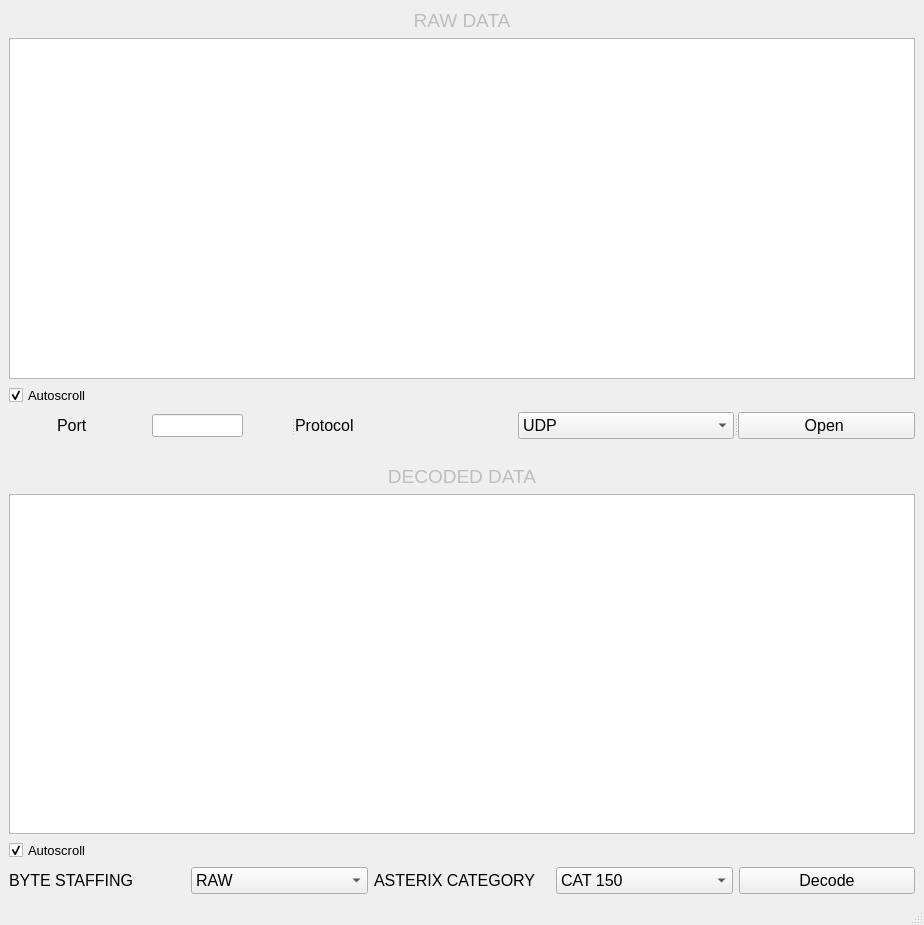
<?xml version="1.0" encoding="UTF-8"?>
<ui version="4.0">
 <class>Astracer</class>
 <widget class="QMainWindow" name="Astracer">
  <property name="geometry">
   <rect>
    <x>0</x>
    <y>0</y>
    <width>924</width>
    <height>925</height>
   </rect>
  </property>
  <property name="font">
   <font>
    <pointsize>10</pointsize>
   </font>
  </property>
  <property name="windowTitle">
   <string>ASTRACER</string>
  </property>
  <property name="windowIcon">
   <iconset>
    <normaloff>../../Downloads/bills.png</normaloff>../../Downloads/bills.png</iconset>
  </property>
  <widget class="QWidget" name="centralwidget">
   <layout class="QVBoxLayout" name="verticalLayout_3">
    <item>
     <layout class="QVBoxLayout" name="verticalLayout_4"/>
    </item>
    <item>
     <layout class="QVBoxLayout" name="verticalLayout_2">
      <item>
       <widget class="QLabel" name="label">
        <property name="enabled">
         <bool>false</bool>
        </property>
        <property name="font">
         <font>
          <pointsize>14</pointsize>
         </font>
        </property>
        <property name="text">
         <string>RAW DATA</string>
        </property>
        <property name="textFormat">
         <enum>Qt::PlainText</enum>
        </property>
        <property name="alignment">
         <set>Qt::AlignCenter</set>
        </property>
       </widget>
      </item>
      <item>
       <widget class="QListWidget" name="listWidget"/>
      </item>
      <item>
       <widget class="QCheckBox" name="AutoscrollRaw">
        <property name="text">
         <string>Autoscroll</string>
        </property>
        <property name="checkable">
         <bool>true</bool>
        </property>
        <property name="checked">
         <bool>true</bool>
        </property>
        <property name="tristate">
         <bool>false</bool>
        </property>
       </widget>
      </item>
     </layout>
    </item>
    <item>
     <widget class="QSplitter" name="splitter">
      <property name="orientation">
       <enum>Qt::Horizontal</enum>
      </property>
      <widget class="QWidget" name="">
       <layout class="QHBoxLayout" name="horizontalLayout">
        <item>
         <widget class="QLabel" name="label_2">
          <property name="maximumSize">
           <size>
            <width>41</width>
            <height>16777215</height>
           </size>
          </property>
          <property name="font">
           <font>
            <pointsize>12</pointsize>
           </font>
          </property>
          <property name="text">
           <string>Port</string>
          </property>
         </widget>
        </item>
        <item>
         <widget class="QLineEdit" name="portnum">
          <property name="maximumSize">
           <size>
            <width>91</width>
            <height>16777215</height>
           </size>
          </property>
         </widget>
        </item>
       </layout>
      </widget>
      <widget class="QWidget" name="">
       <layout class="QHBoxLayout" name="horizontalLayout_3">
        <item>
         <widget class="QLabel" name="label_6">
          <property name="font">
           <font>
            <pointsize>12</pointsize>
           </font>
          </property>
          <property name="text">
           <string>Protocol</string>
          </property>
         </widget>
        </item>
        <item>
         <widget class="QComboBox" name="comboBox">
          <property name="font">
           <font>
            <pointsize>12</pointsize>
           </font>
          </property>
          <item>
           <property name="text">
            <string>UDP</string>
           </property>
          </item>
          <item>
           <property name="text">
            <string>TCP SERVER</string>
           </property>
          </item>
          <item>
           <property name="text">
            <string>TCP CLIENT</string>
           </property>
          </item>
         </widget>
        </item>
       </layout>
      </widget>
      <widget class="QPushButton" name="openport">
       <property name="font">
        <font>
         <pointsize>12</pointsize>
        </font>
       </property>
       <property name="mouseTracking">
        <bool>false</bool>
       </property>
       <property name="focusPolicy">
        <enum>Qt::WheelFocus</enum>
       </property>
       <property name="text">
        <string>Open </string>
       </property>
       <property name="icon">
        <iconset>
         <normaloff>../../Downloads/ethernet.png</normaloff>../../Downloads/ethernet.png</iconset>
       </property>
       <property name="checkable">
        <bool>false</bool>
       </property>
       <property name="checked">
        <bool>false</bool>
       </property>
       <property name="autoRepeat">
        <bool>false</bool>
       </property>
       <property name="autoDefault">
        <bool>false</bool>
       </property>
       <property name="flat">
        <bool>false</bool>
       </property>
      </widget>
     </widget>
    </item>
    <item>
     <spacer name="verticalSpacer">
      <property name="orientation">
       <enum>Qt::Vertical</enum>
      </property>
      <property name="sizeType">
       <enum>QSizePolicy::Fixed</enum>
      </property>
      <property name="sizeHint" stdset="0">
       <size>
        <width>20</width>
        <height>20</height>
       </size>
      </property>
     </spacer>
    </item>
    <item>
     <layout class="QVBoxLayout" name="verticalLayout">
      <item>
       <widget class="QLabel" name="label_3">
        <property name="enabled">
         <bool>false</bool>
        </property>
        <property name="font">
         <font>
          <pointsize>14</pointsize>
         </font>
        </property>
        <property name="text">
         <string>DECODED DATA</string>
        </property>
        <property name="textFormat">
         <enum>Qt::PlainText</enum>
        </property>
        <property name="alignment">
         <set>Qt::AlignCenter</set>
        </property>
       </widget>
      </item>
      <item>
       <widget class="QListWidget" name="listWidget_2"/>
      </item>
      <item>
       <widget class="QCheckBox" name="AutoscrollDecoded">
        <property name="text">
         <string>Autoscroll</string>
        </property>
        <property name="checkable">
         <bool>true</bool>
        </property>
        <property name="checked">
         <bool>true</bool>
        </property>
        <property name="tristate">
         <bool>false</bool>
        </property>
       </widget>
      </item>
     </layout>
    </item>
    <item>
     <layout class="QHBoxLayout" name="horizontalLayout_2">
      <item>
       <widget class="QLabel" name="label_5">
        <property name="font">
         <font>
          <pointsize>12</pointsize>
         </font>
        </property>
        <property name="text">
         <string>BYTE STAFFING</string>
        </property>
       </widget>
      </item>
      <item>
       <widget class="QComboBox" name="comboBox_3">
        <property name="font">
         <font>
          <pointsize>12</pointsize>
         </font>
        </property>
        <item>
         <property name="text">
          <string>RAW</string>
         </property>
        </item>
        <item>
         <property name="text">
          <string>DLE</string>
         </property>
        </item>
        <item>
         <property name="text">
          <string>DLE + CRC</string>
         </property>
        </item>
       </widget>
      </item>
      <item>
       <widget class="QLabel" name="label_4">
        <property name="font">
         <font>
          <pointsize>12</pointsize>
         </font>
        </property>
        <property name="text">
         <string>ASTERIX CATEGORY</string>
        </property>
       </widget>
      </item>
      <item>
       <widget class="QComboBox" name="comboBox_2">
        <property name="font">
         <font>
          <pointsize>12</pointsize>
         </font>
        </property>
        <item>
         <property name="text">
          <string>CAT 150</string>
         </property>
        </item>
        <item>
         <property name="text">
          <string>CAT 62</string>
         </property>
        </item>
       </widget>
      </item>
      <item>
       <widget class="QPushButton" name="openport_2">
        <property name="font">
         <font>
          <pointsize>12</pointsize>
         </font>
        </property>
        <property name="mouseTracking">
         <bool>false</bool>
        </property>
        <property name="focusPolicy">
         <enum>Qt::WheelFocus</enum>
        </property>
        <property name="text">
         <string>Decode</string>
        </property>
        <property name="icon">
         <iconset>
          <normaloff>../../Downloads/list-check.png</normaloff>../../Downloads/list-check.png</iconset>
        </property>
        <property name="checkable">
         <bool>false</bool>
        </property>
        <property name="checked">
         <bool>false</bool>
        </property>
        <property name="autoRepeat">
         <bool>false</bool>
        </property>
        <property name="autoDefault">
         <bool>false</bool>
        </property>
        <property name="flat">
         <bool>false</bool>
        </property>
       </widget>
      </item>
     </layout>
    </item>
   </layout>
  </widget>
  <widget class="QStatusBar" name="statusbar"/>
 </widget>
 <resources/>
 <connections/>
</ui>
